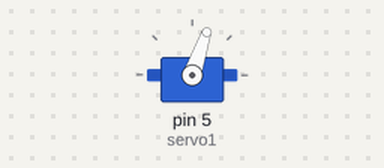
Recording of a sketch running on a simulated Arduino Uno, built with avr-gcc and run on an emulated ATmega328P. Shown: servo.

Above: at 0.05 s.
At 0.5 s:
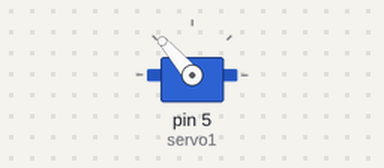
At 0.75 s:
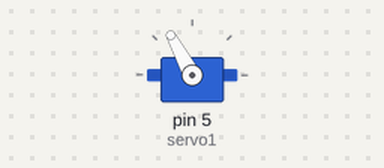
At 1.0 s:
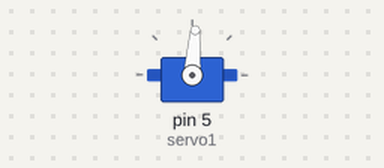
Timing chart, 0 to 3.0 s (numbered marks = the images above):
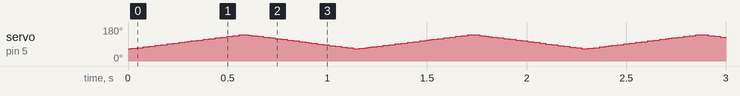

The sketch:

servo-test.ino
```cpp
#include <Servo.h>

Servo servo1;
//Servo servo2;

void setup() {
  servo1.attach(5);
//  servo2.attach(3);
}

void loop() {
  for (int i = 65; i <= 140; i+=2) {
    servo1.write(i);
//    servo2.write(180 - i);
    delay(15);
  }
  for (int i = 140; i >= 65; i-=2) {
    servo1.write(i);
//    servo2.write(180 - i);
    delay(15);
  }
}
```
